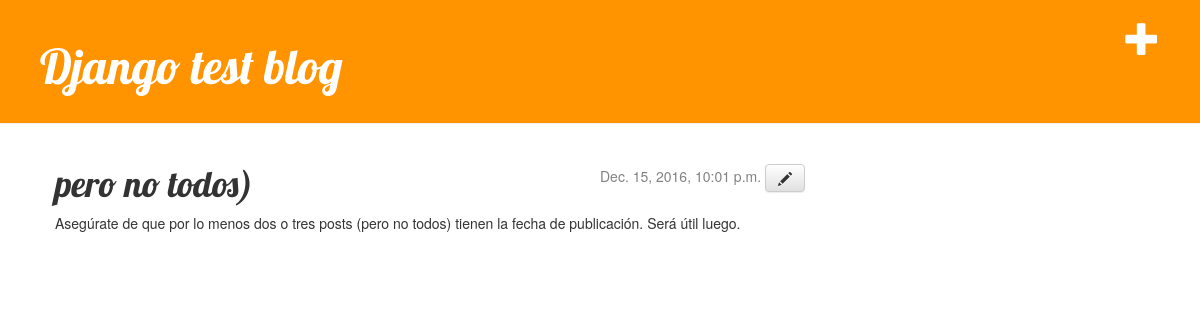
The app's page /post/1/ with its own data.
### blog/models.py (models this page shows, shortened)
class Post(models.Model):
	author	= models.ForeignKey('auth.User')
	title	= models.CharField(max_length=200)
	text	= models.TextField()
	created_date	= models.DateTimeField(default=timezone.now)
	published_date	= models.DateTimeField(blank=True, null=True)

### blog/views.py (the view)
# urls.py: url(r'^post/(?P<pk>[0-9]+)/$', views.post_detail, name='post_detail'),
def post_detail(request, pk):
	post = get_object_or_404(Post, pk=pk)
	return render(request, 'blog/post-detail.html', {'post': post})

### blog/templates/blog/post-detail.html
{% extends 'blog/base.html' %}
{% block content %}
	<div class="post">
		<div class="date">
			{% if post.published_date %}
				{{ post.published_date }}
			{% endif %}
			<a class="btn btn-default" href="{% url 'post_edit' pk=post.pk %}"><span class="glyphicon glyphicon-pencil"></span></a>
		</div>
		<h1>{{ post.title }}</h1>
		<p>{{ post.text|linebreaksbr }}</p>
	</div>
{% endblock %}

### blog/static/css/blog.css (style rules this page uses)
h1, h2, h3, h4 { font-family: 'Lobster', cursive; }
.date { float: right; color: #828282; }
.post { margin-bottom: 70px; }

### records on screen
Post: published_date "Dec. 15, 2016, 10:01 p.m.", title "pero no todos)", text "Asegúrate de que por lo menos dos o tres posts (pero no todos) tienen la fecha de publicación. Será útil luego."
